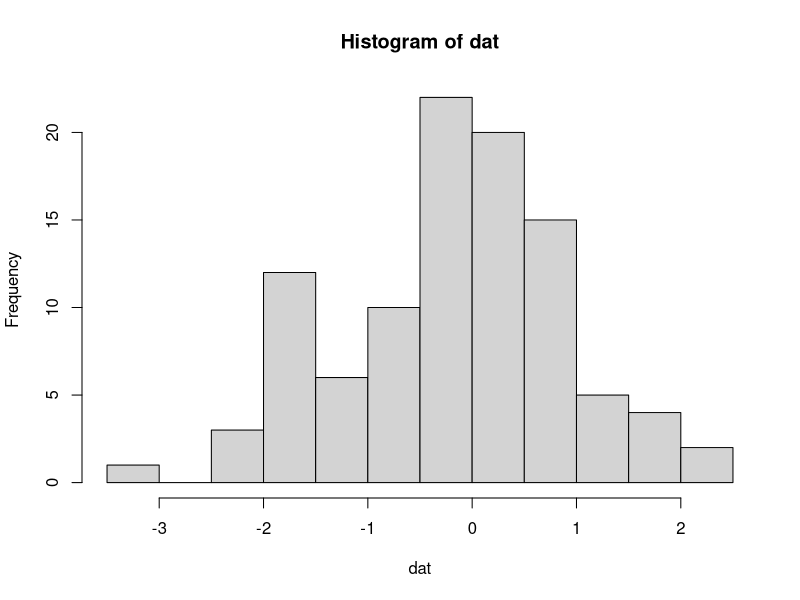
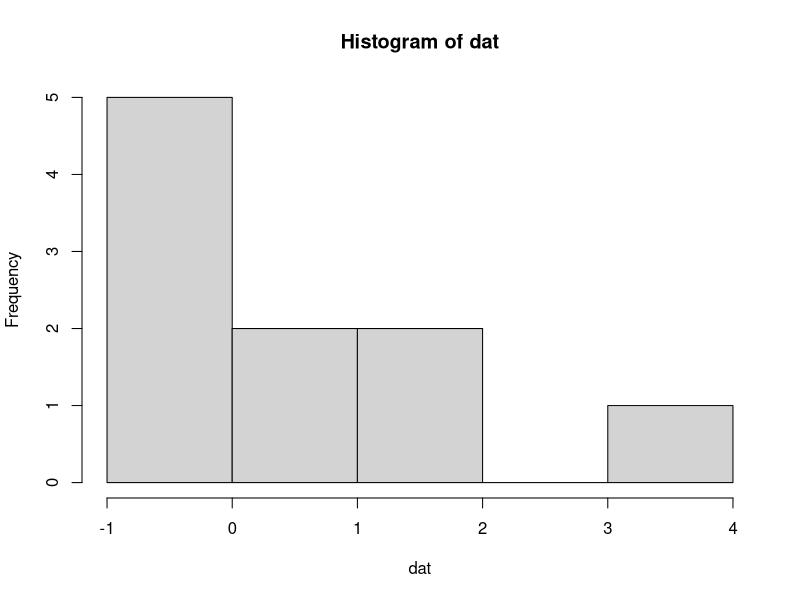

Source code (R) for these figures, in order:
## ---- chunk 1
dat <- rnorm(100)
hist(dat)
## ---- chunk 2
dat <- rnorm(10)
hist(dat)
